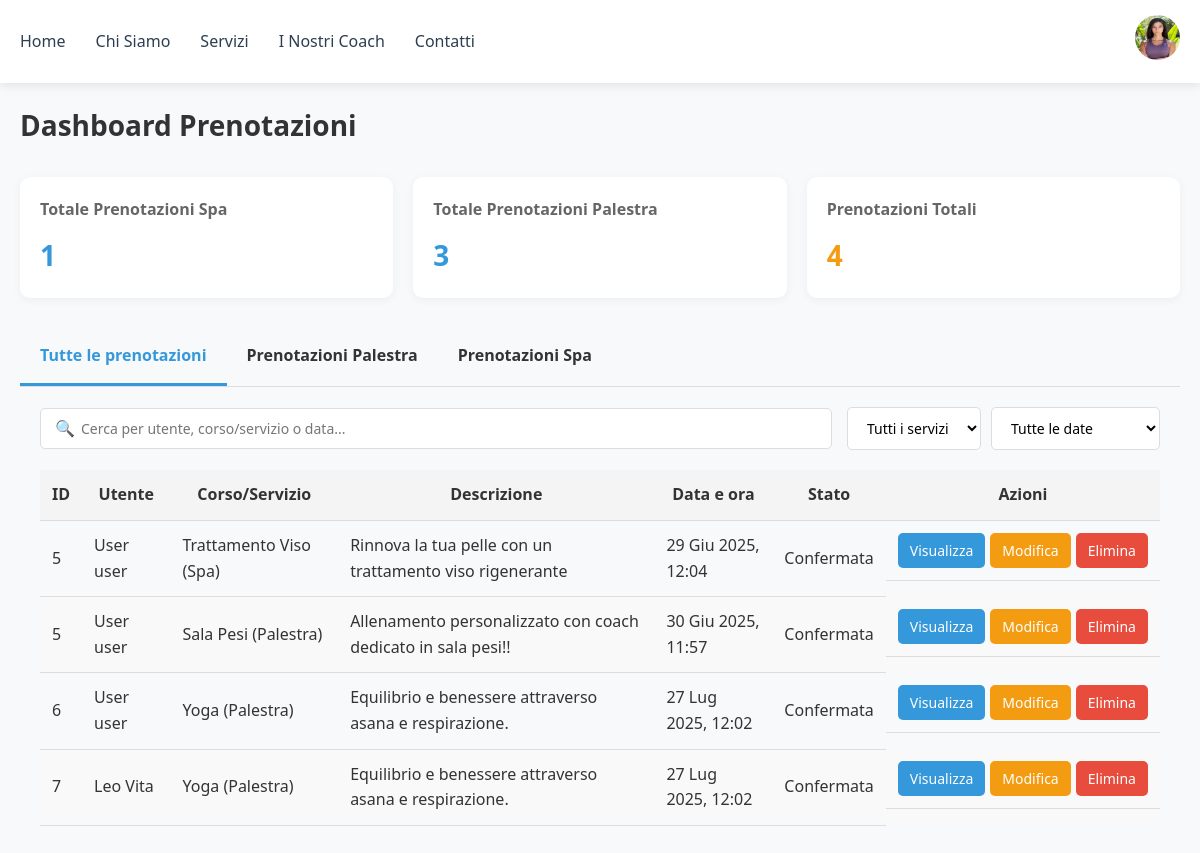
/gest-prenotazioni/ (signed in), run on the app's committed database.
### users/models.py (models this page shows, shortened)
class User(AbstractBaseUser, PermissionsMixin):
    full_name = models.CharField(max_length=255, default="Nome Cognome")
    email = models.EmailField(unique=True)
    phone = models.CharField(max_length=20, blank=True)
    profile_picture = models.ImageField(
        upload_to="profile_pics/",
        default="profile_pics/def_pfp.png",
        null=True,
        blank=True
    )
    is_active = models.BooleanField(default=True)
    is_staff = models.BooleanField(default=False)
    is_superuser = models.BooleanField(default=False)
    objects = UserManager()
    USERNAME_FIELD = 'email'

### spa/models.py (models this page shows, shortened)
class SpaBooking(models.Model):
    user = models.ForeignKey(User, on_delete=models.CASCADE)
    service_id = models.ForeignKey(SpaService, on_delete=models.CASCADE)
    description = models.TextField(blank=True)
    date = models.DateTimeField(default=timezone.now)

class SpaService(models.Model):
    name = models.CharField(max_length=100)
    description = models.TextField()
    operator = models.ForeignKey(User, on_delete=models.SET_NULL, null=True, related_name='operator_services')
    duration = models.IntegerField(default=45)
    scheduled = models.DateTimeField(default=timezone.now)
    price = models.IntegerField()
    max_partecipants = models.IntegerField(default=1)
    imgs = models.ImageField(upload_to='spa/', blank=True, null=True, help_text="Carica un'immagine del trattamento")
    TYPE_CHOICES = [
        ('massage', 'Massaggio'),
        ('treatment', 'Trattamento'),
        ('ritual', 'Rituale'),
    ]
    type = models.CharField(max_length=20, choices=TYPE_CHOICES, default='massage')

### palestra/models.py (models this page shows, shortened)
class GymBooking(models.Model):
    user = models.ForeignKey(User, on_delete=models.CASCADE)
    class_id = models.ForeignKey(GymClass, on_delete=models.CASCADE)
    description = models.TextField(blank=True)
    date = models.DateTimeField(default=timezone.now)

class GymClass(models.Model):
    name = models.CharField(max_length=100, default="Marco Ros")
    description = models.TextField()
    scheduled = models.DateTimeField(default=timezone.now)
    duration = models.IntegerField(default=45)
    instructor = models.ForeignKey(User, on_delete=models.SET_NULL, null=True, related_name='instructor_classes')
    max_partecipants = models.IntegerField()
    imgs = models.ImageField(upload_to='palestra/', blank=True, null=True, help_text="Carica un'immagine del corso")

### users/views/admin.py (the view)
# urls.py: path('gest-prenotazioni/', gest_prenotazioni, name='gest_prenotazioni'),
@login_required
@user_passes_test(lambda u: u.is_staff)
def gest_prenotazioni(request):
    gym_bookings = GymBooking.objects.select_related('user', 'class_id').all()
    spa_bookings = SpaBooking.objects.select_related('user', 'service_id').all()
    gym_count = gym_bookings.count()
    spa_count = spa_bookings.count()
    all_bookings = []
    for booking in gym_bookings:
        all_bookings.append({
            'id': booking.id,
            'user': f"{booking.user.full_name}",
            'service': f"{booking.class_id.name} (Palestra)",
            'description': booking.description or booking.class_id.description,
            'date': booking.class_id.scheduled,
            'status': 'confirmed',
            'type': 'gym'
        })
    for booking in spa_bookings:
        all_bookings.append({
            'id': booking.id,
            'user': f"{booking.user.full_name}",
            'service': f"{booking.service_id.name} (Spa)",
            'description': booking.description or booking.service_id.description,
            'date': booking.service_id.scheduled,
            'status': 'confirmed',
            'type': 'spa'
        })
    all_bookings.sort(key=lambda x: x['date'])
    gym_bookings_data = []
    for booking in gym_bookings:
        gym_bookings_data.append({
            'id': booking.id,
            'user': f"{booking.user.full_name}",
            'course': booking.class_id.name,
            'description': booking.description or booking.class_id.description,
            'date': booking.class_id.scheduled,
            'status': 'confirmed',
        })
    spa_bookings_data = []
    for booking in spa_bookings:
        spa_bookings_data.append({
            'id': booking.id,
            'user': f"{booking.user.full_name}",
            'treatment': booking.service_id.name,
            'description': booking.description or booking.service_id.description,
            'date': booking.service_id.scheduled,
            'status': 'confirmed',
        })
    ctx = {
        'total_gym_bookings': gym_count,
        'total_spa_bookings': spa_count,
        'all_bookings': all_bookings,
        'gym_bookings': gym_bookings_data,
        'spa_bookings': spa_bookings_data,
        'timestamp': datetime.now().timestamp(),
    }
    return render(request, 'users/gest_prenotazioni.html', ctx)

### users/templates/users/gest_prenotazioni.html (shortened to what this page needs)
{% extends 'users/navbar_template.html' %}
{% load static %}
{% block content %}
<!DOCTYPE html>
<html lang="it">
<head>
    <link rel="stylesheet" href="{% static 'users/css/gest_pren.css' %}">
</head>
<body>
    <main class="container">
        <div class="dashboard-header">
            <h1>Dashboard Prenotazioni</h1>
        </div>
        <div class="stat-cards">
            <div class="stat-card primary">
                <h3>Totale Prenotazioni Spa</h3>
                <p>{{ total_spa_bookings }}</p>
            </div>
            <div class="stat-card primary">
                <h3>Totale Prenotazioni Palestra</h3>
                <p>{{ total_gym_bookings }}</p>
            </div>
            <div class="stat-card warning">
                <h3>Prenotazioni Totali</h3>
                <p>{{ total_gym_bookings|add:total_spa_bookings }}</p>
            </div>
        </div>
        <div class="tabs">
            <div class="tab active" data-tab="all">Tutte le prenotazioni</div>
            <div class="tab" data-tab="gym">Prenotazioni Palestra</div>
            <div class="tab" data-tab="spa">Prenotazioni Spa</div>
        </div>
        <div class="tab-content-container">
            <div id="all" class="tab-content active">
                <div class="filters">
                    <div class="search-box">
                        <span class="search-icon">🔍</span>
                        <input type="text" id="search-all" placeholder="Cerca per utente, corso/servizio o data...">
                    </div>
                    <div class="filter-group">
                        <select id="filter-service-all">
                            <option value="">Tutti i servizi</option>
                        </select>
                        <select id="filter-date-all">
                            <option value="">Tutte le date</option>
                        </select>
                    </div>
                </div>
                <div class="table-container">
                    <table>
                        <thead>
                            <tr>
                                <th>ID</th>
                                <th>Utente</th>
                                <th>Corso/Servizio</th>
                                <th>Descrizione</th>
                                <th>Data e ora</th>
                                <th>Stato</th>
                                <th>Azioni</th>
                            </tr>
                        </thead>
                        <tbody>
                            {% for booking in all_bookings %}
                            <tr class="booking-row" data-booking-id="{{ booking.id }}">
                                <td>{{ booking.id }}</td>
                                <td>{{ booking.user }}</td>
                                <td>{{ booking.service }}</td>
                                <td>{{ booking.description }}</td>
                                <td>{{ booking.date|date:"d M Y, H:i" }}</td>
                                <td><span class="status {{ booking.status }}">
                                    {% if booking.status == 'confirmed' %}
                                        Confermata
                                    {% elif booking.status == 'pending' %}
                                        In attesa
                                    {% elif booking.status == 'cancelled' %}
                                        Cancellata
                                    {% endif %}
                                </span></td>
                                <td class="actions">
                                    <button class="btn btn-view" data-id="{{ booking.id }}" data-type="{{ booking.type }}">Visualizza</button>
                                    <button class="btn btn-edit" data-id="{{ booking.id }}" data-type="{{ booking.type }}">Modifica</button>
                                    <button class="btn btn-delete" data-id="{{ booking.id }}" data-type="{{ booking.type }}">Elimina</button>
                                </td>
                            </tr>
                            {% empty %}
                            <tr>
                                <td colspan="7" class="no-data">Nessuna prenotazione disponibile</td>
                            </tr>
                            {% endfor %}
                        </tbody>
                    </table>
                </div>
            </div>
        </div>
    </main>
{% endblock %}

### users/templates/users/navbar_template.html (shortened to what this page needs)
{% load static %}
<!DOCTYPE html>
<html lang="it">
<head>
    <link rel="stylesheet" href="{% static 'users/css/home.css' %}">
</head>
<body>
    <header>
        <nav class="navbar">
            <ul class="nav-links">
                <li><a href="{% url 'home' %}#home">Home</a></li>
                <li><a href="{% url 'home' %}#about">Chi Siamo</a></li>
                <li><a href="{% url 'home' %}#services">Servizi</a></li>
                <li><a href="{% url 'home' %}#coaches">I Nostri Coach</a></li>
                <li><a href="{% url 'home' %}#contact">Contatti</a></li>
            </ul>
            <div class="header-actions">
                {% if user.is_authenticated %}
                    <div class="dropdown">
                        <img
                            src="{{ user.profile_picture.url }}"
                            alt="Immagine profilo utente"
                            class="user-profile-pic"
                        >
                    </div>
                {% else %}
                    <button class="login-btn" onclick="window.location.href='{% url 'login' %}?tab=login'">Login</button>
                    <button class="register-btn" onclick="window.location.href='{% url 'login' %}?tab=register'">Registrati</button>
                {% endif %}
            </div>
        </nav>
    </header>
{% block content %}{% endblock %}
</body>
</html>

### users/static/users/css/home.css (style rules this page uses)
* { margin: 0; padding: 0; box-sizing: border-box; }
:root { --primary-color: #2C3E50; --secondary-color: #34495E; --accent-color: #3498DB; --background-color: #F4F6F7; --text-color: #2C3E50; --white: #FFFFFF; }
.container { max-width: 1200px; margin: 0 auto; }
body { font-family: 'Inter', sans-serif; line-height: 1.6; background-color: var(--background-color); color: var(--text-color); }
header { position: fixed; top: 0; width: 100%; background-color: var(--white); box-shadow: 0 2px 10px rgba(0, 0, 0, 0.05); z-index: 1000; padding: 15px 0; }
header nav { max-width: 1200px; margin: 0 auto; display: flex; justify-content: space-between; align-items: center; padding: 0 20px; }
header nav ul { display: flex; list-style: none; gap: 30px; }
header nav ul li a { text-decoration: none; color: var(--primary-color); font-weight: 500; transition: color 0.3s ease; position: relative; }
header nav ul li a::after { content: ''; position: absolute; width: 0; height: 2px; bottom: -5px; left: 0; background-color: var(--accent-color); transition: width 0.3s ease; }
.header-actions { display: flex; gap: 20px; }
.dropdown { position: relative; display: inline-block; }
.user-profile-pic { width: 45px; height: 45px; border-radius: 50%; cursor: pointer; transition: transform 0.2s ease; }

### users/templates/users/gest_prenotazioni.html (style rules this page uses)
.table-container th { text-align: center; }

### data on the page
User: profile_picture (picture)
User: user "User user" "User user" "User user"
SpaBooking: description "Rinnova la tua pelle con un trattamento viso rigenerante"
SpaService: date "29 Giu 2025, 12:04"
GymBooking: description "Allenamento personalizzato con coach dedicato in sala pesi!!"
GymClass: date "30 Giu 2025, 11:57"
GymClass: description "Equilibrio e benessere attraverso asana e respirazione." "Equilibrio e benessere attraverso asana e respirazione.", date "27 Lug 2025, 12:02" "27 Lug 2025, 12:02"
User: user "Leo Vita"

### other printed values
{{ total_spa_bookings }} "1"
{{ total_gym_bookings }} "3"
{{ total_gym_bookings|add:total_spa_bookings }} "4"
{{ booking.id }} "5" "5" "6" "7"
{{ booking.service }} "Trattamento Viso (Spa)" "Sala Pesi (Palestra)" "Yoga (Palestra)" "Yoga (Palestra)"
